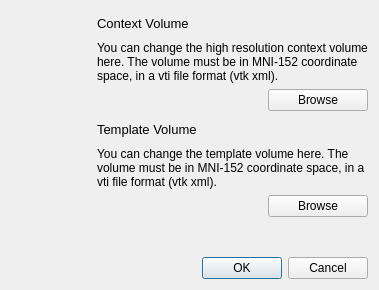
<?xml version="1.0" encoding="UTF-8"?>
<ui version="4.0">
 <class>Dialog</class>
 <widget class="QDialog" name="Dialog">
  <property name="windowModality">
   <enum>Qt::NonModal</enum>
  </property>
  <property name="enabled">
   <bool>true</bool>
  </property>
  <property name="geometry">
   <rect>
    <x>0</x>
    <y>0</y>
    <width>379</width>
    <height>290</height>
   </rect>
  </property>
  <property name="windowTitle">
   <string>Anatomical View settings</string>
  </property>
  <property name="modal">
   <bool>false</bool>
  </property>
  <layout class="QVBoxLayout" name="verticalLayout">
   <item>
    <widget class="QWidget" name="widget" native="true">
     <property name="maximumSize">
      <size>
       <width>16777215</width>
       <height>120</height>
      </size>
     </property>
     <layout class="QHBoxLayout" name="horizontalLayout">
      <property name="margin">
       <number>0</number>
      </property>
      <item>
       <widget class="QWidget" name="widget_3" native="true">
        <property name="minimumSize">
         <size>
          <width>80</width>
          <height>100</height>
         </size>
        </property>
        <property name="maximumSize">
         <size>
          <width>80</width>
          <height>100</height>
         </size>
        </property>
       </widget>
      </item>
      <item>
       <widget class="QWidget" name="widget_4" native="true">
        <property name="minimumSize">
         <size>
          <width>0</width>
          <height>100</height>
         </size>
        </property>
        <property name="maximumSize">
         <size>
          <width>16777215</width>
          <height>140</height>
         </size>
        </property>
        <layout class="QGridLayout" name="gridLayout">
         <property name="margin">
          <number>0</number>
         </property>
         <item row="0" column="0">
          <widget class="QLabel" name="label">
           <property name="font">
            <font>
             <pointsize>10</pointsize>
            </font>
           </property>
           <property name="text">
            <string>Context Volume</string>
           </property>
          </widget>
         </item>
         <item row="3" column="1">
          <widget class="QPushButton" name="pushButton">
           <property name="maximumSize">
            <size>
             <width>100</width>
             <height>16777215</height>
            </size>
           </property>
           <property name="text">
            <string>Browse</string>
           </property>
          </widget>
         </item>
         <item row="1" column="0" colspan="2">
          <widget class="QLabel" name="label_2">
           <property name="text">
            <string>You can change the high resolution context volume here. The volume must be in MNI-152 coordinate space, in a vti file format (vtk xml).</string>
           </property>
           <property name="wordWrap">
            <bool>true</bool>
           </property>
          </widget>
         </item>
        </layout>
       </widget>
      </item>
     </layout>
    </widget>
   </item>
   <item>
    <widget class="QWidget" name="widget_2" native="true">
     <layout class="QHBoxLayout" name="horizontalLayout_2">
      <property name="margin">
       <number>0</number>
      </property>
      <item>
       <widget class="QWidget" name="widget_5" native="true">
        <property name="minimumSize">
         <size>
          <width>80</width>
          <height>100</height>
         </size>
        </property>
        <property name="maximumSize">
         <size>
          <width>80</width>
          <height>100</height>
         </size>
        </property>
       </widget>
      </item>
      <item>
       <widget class="QWidget" name="widget_6" native="true">
        <property name="minimumSize">
         <size>
          <width>0</width>
          <height>100</height>
         </size>
        </property>
        <property name="maximumSize">
         <size>
          <width>16777215</width>
          <height>140</height>
         </size>
        </property>
        <layout class="QGridLayout" name="gridLayout_2">
         <property name="margin">
          <number>0</number>
         </property>
         <item row="0" column="0">
          <widget class="QLabel" name="label_3">
           <property name="font">
            <font>
             <pointsize>10</pointsize>
            </font>
           </property>
           <property name="text">
            <string>Template Volume</string>
           </property>
          </widget>
         </item>
         <item row="3" column="1">
          <widget class="QPushButton" name="pushButton_2">
           <property name="maximumSize">
            <size>
             <width>100</width>
             <height>16777215</height>
            </size>
           </property>
           <property name="text">
            <string>Browse</string>
           </property>
          </widget>
         </item>
         <item row="1" column="0" colspan="2">
          <widget class="QLabel" name="label_4">
           <property name="text">
            <string>You can change the template volume here. The volume must be in MNI-152 coordinate space, in a vti file format (vtk xml).</string>
           </property>
           <property name="wordWrap">
            <bool>true</bool>
           </property>
          </widget>
         </item>
        </layout>
       </widget>
      </item>
     </layout>
    </widget>
   </item>
   <item>
    <spacer name="verticalSpacer">
     <property name="orientation">
      <enum>Qt::Vertical</enum>
     </property>
     <property name="sizeHint" stdset="0">
      <size>
       <width>20</width>
       <height>40</height>
      </size>
     </property>
    </spacer>
   </item>
   <item>
    <widget class="QDialogButtonBox" name="buttonBox">
     <property name="orientation">
      <enum>Qt::Horizontal</enum>
     </property>
     <property name="standardButtons">
      <set>QDialogButtonBox::Cancel|QDialogButtonBox::Ok</set>
     </property>
    </widget>
   </item>
  </layout>
 </widget>
 <resources/>
 <connections>
  <connection>
   <sender>buttonBox</sender>
   <signal>accepted()</signal>
   <receiver>Dialog</receiver>
   <slot>accept()</slot>
   <hints>
    <hint type="sourcelabel">
     <x>248</x>
     <y>254</y>
    </hint>
    <hint type="destinationlabel">
     <x>157</x>
     <y>274</y>
    </hint>
   </hints>
  </connection>
  <connection>
   <sender>buttonBox</sender>
   <signal>rejected()</signal>
   <receiver>Dialog</receiver>
   <slot>reject()</slot>
   <hints>
    <hint type="sourcelabel">
     <x>316</x>
     <y>260</y>
    </hint>
    <hint type="destinationlabel">
     <x>286</x>
     <y>274</y>
    </hint>
   </hints>
  </connection>
 </connections>
</ui>
